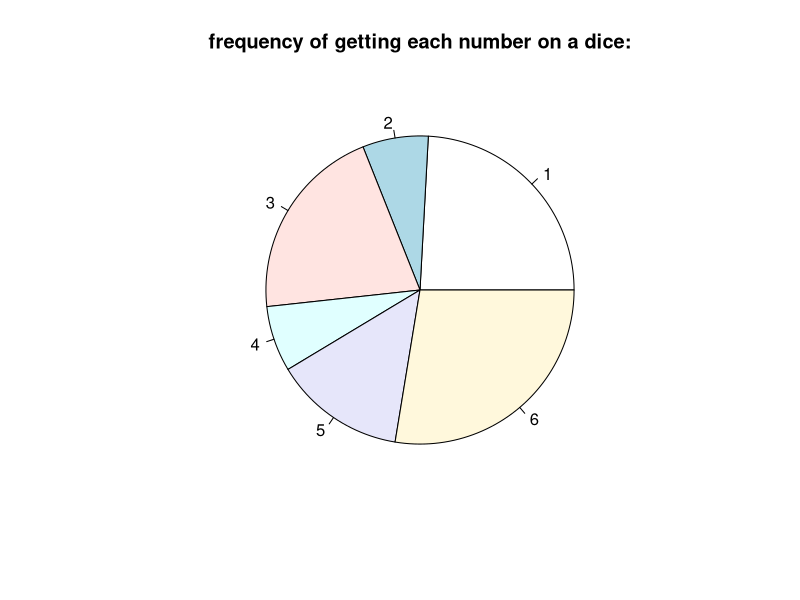

R code for this plot:
# Q1. Draw a pie chart using R programming for the following datadistribution:

install.packages(plotrix)
library(plotrix)
digits <- c(1,2,3,4,5,6)
frequency <- c(7,2,6,2,4,8)
pie(frequency,labels = digits,main = "frequency of getting each number on a dice:")

